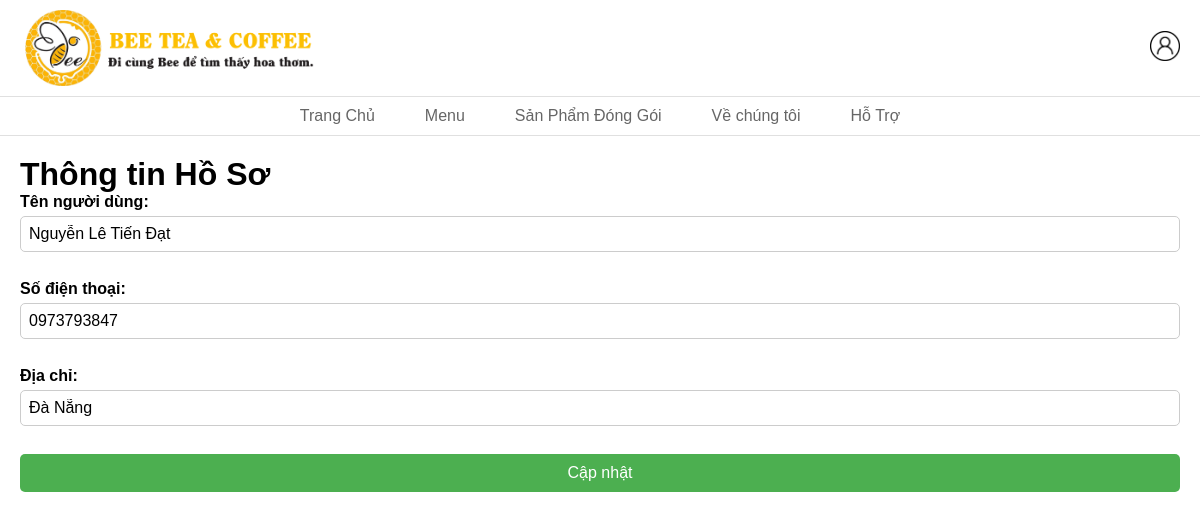
The page /control/index.php?chucnang=view_profile (signed in) on the database its author committed.
### tables this page shows
CREATE TABLE `user` (
  `user_id` int(11) NOT NULL,
  `role_id` int(11) NOT NULL,
  `username` varchar(50) NOT NULL,
  `email` varchar(255) NOT NULL,
  `password` varchar(255) NOT NULL,
  `phone_number` varchar(12) NOT NULL,
  `address` text DEFAULT NULL
);

### views/dangnhap/profile.php (the view, shortened to what this page needs)
<!DOCTYPE html>
<html lang="en">
<head>
</head>
<body>
<header class="header">
    <div class="header-left">
        <img src="../img/logo bee.png" height="50%" width="500px;" alt="Logo" class="logo">
    </div>
    <div class="header-right">
        <div class="l1">
            <i class="icons">
            <a href="./control/index.php?chucnang=view_profile">
                <img src="../img/profile.png" alt="Profile Icon" class="icon">
            </a>
            </i>
        </div>
    </div>
</header>
    <nav class="navbar">
        <ul class="nav-list">
            <li><a href="../index.php">Trang Chủ</a></li>
            <li class="dropdown">
                <a href="./views/menu/menu1.php " class="nav-link">Menu</a>
            </li>
            <li class="dropdown">
                <a href="#" class="nav-link">Sản Phẩm Đóng Gói</a>
            </li>
            <li class="dropdown">
                <a href="#" class="nav-link">Về chúng tôi</a>
                <div class="dropdown-content">
                    <div class="submenu">
            <li><a href="#">Hỗ Trợ</a></li>
        </ul>
    </nav>
</head>
<body>
    <div class="container">
        <h1>Thông tin Hồ Sơ</h1>
        <?php if (isset($user)) { ?>
            <form method="POST" action="../control/index.php?chucnang=update_profile">
                <label for="username">Tên người dùng:</label>
                <input type="text" id="username" name="username" value="<?php echo htmlspecialchars($user['username']); ?>" required><br>
                <label for="phone_number">Số điện thoại:</label>
                <input type="text" id="phone_number" name="phone_number" value="<?php echo htmlspecialchars($user['phone_number']); ?>" required><br>
                <label for="address">Địa chỉ:</label>
                <input type="text" id="address" name="address" value="<?php echo htmlspecialchars($user['address']); ?>"><br>
                <input type="submit" value="Cập nhật">
            </form>
        <?php } ?>
    </div>
</body>
</html>

### views/dangnhap/profile.php (style rules this page uses)
.logo { width: 100px; margin-right: 10px; }
* { margin: 0; padding: 0; box-sizing: border-box; font-family: Arial, sans-serif; }
.container { max-width: 1200px; margin: 0 auto; padding: 20px; }
.header { display: flex; justify-content: space-between; align-items: center; padding: 10px 20px; border-bottom: 1px solid #e0e0e0; }
.header-left { display: flex; align-items: center; }
.header-left img { width: 300px; }
.header-right { display: flex; align-items: center; }
.icons { display: flex; align-items: center; text-decoration: none; }
.icon { width: 24px; height: 24px; margin-left: 12px; color: #00693e; }
a { text-decoration: none; }
.navbar { background-color: #fff; border-bottom: 1px solid #e0e0e0; padding: 10px 20px; }
.nav-list { list-style: none; display: flex; justify-content: center; gap: 30px; }
.nav-list li { position: relative; }
.nav-list a { text-decoration: none; color: #666; font-size: 16px; font-weight: 500; padding: 10px; }
.dropdown-content { display: none; position: absolute; top: 100%; left: 0; background-color: #fff; border: 1px solid #e0e0e0; box-shadow: 0 4px 8px rgba(0, 0, 0, 0.1); padding: 20px; gap: 30px; z-index: 100; }
.submenu { display: flex; flex-direction: column; width: 200px; }
.l1 { position: relative; display: inline-block; }
.l1 .icon { width: 30px; height: 30px; cursor: pointer; transition: transform 0.3s ease; }
form { display: flex; flex-direction: column; }
label { margin-bottom: 5px; font-weight: bold; }
input[type="text"] { padding: 8px; margin-bottom: 10px; border: 1px solid #ccc; border-radius: 5px; font-size: 16px; }
input[type="submit"] { background-color: #4CAF50; color: white; border: none; padding: 10px; border-radius: 5px; cursor: pointer; font-size: 16px; }

### rows shown on the page
user: username "Nguyễn Lê Tiến Đạt", phone_number "0973793847", address "Đà Nẵng"
